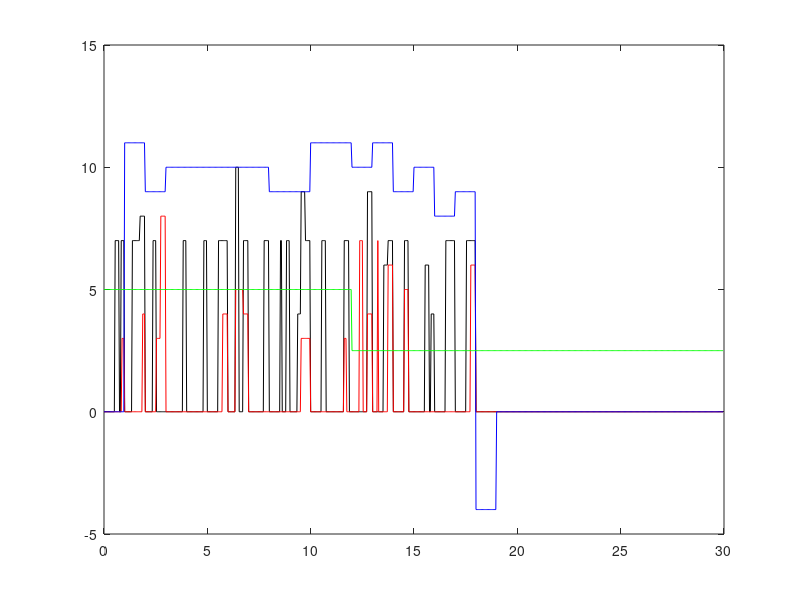

This chart was generated by the following MATLAB code:
tehdit = [0 0 0 0 0 0 0 0 0 0 0 0 0 7 7 7 7 7 0 0 7 7 7 7 0 0 0 0 0 0 0 0 0 7 7 7 7 7 7 7 7 7 8 8 8 8 8 8 0 0 0 0 0 0 0 0 0 7 7 7 7 0 0 0 0 0 0 0 0 0 0 0 0 0 0 0 0 0 0 0 0 0 0 0 0 0 0 0 0 0 0 0 7 7 7 7 0 0 0 0 0 0 0 0 0 0 0 0 0 0 0 0 0 0 0 0 7 7 7 7 0 0 0 0 0 0 0 0 0 0 0 0 0 7 7 7 7 7 7 7 7 7 7 7 0 0 0 0 0 0 0 0 0 10 10 10 10 0 0 0 0 0 7 7 7 7 7 7 0 0 0 0 0 0 0 0 0 0 0 0 0 0 0 0 0 0 7 7 7 7 7 7 0 0 0 0 0 0 0 0 0 0 0 0 0 7 7 0 0 0 0 0 7 7 7 7 0 0 0 0 0 0 0 0 0 4 4 4 4 9 9 9 9 9 7 7 7 7 7 7 0 0 0 0 0 0 0 0 0 0 0 0 0 7 7 7 7 7 0 0 0 0 0 0 0 0 0 0 0 0 0 0 0 0 0 0 0 0 0 7 7 7 7 7 7 0 0 0 0 0 0 0 0 0 0 0 0 0 0 0 0 0 0 0 0 0 9 9 9 9 9 9 0 0 0 0 0 0 0 0 0 0 0 0 0 6 6 6 6 6 7 7 7 7 7 7 0 0 0 0 0 0 0 0 0 0 0 0 0 7 7 7 7 7 0 0 0 0 0 0 0 0 0 0 0 0 0 0 0 0 0 0 0 6 6 6 6 6 0 0 4 4 4 4 0 0 0 0 0 0 0 0 0 0 0 0 0 7 7 7 7 7 7 7 7 7 7 7 0 0 0 0 0 0 0 0 0 0 0 0 0 7 7 7 7 7 7 7 7 7 7 7 0 0 0 0 0 0 0 0 0 0 0 0 0 0 0 0 0 0 0 0 0 0 0 0 0 0 0 0 0 0 0 0 0 0 0 0 0 0 0 0 0 0 0 0 0 0 0 0 0 0 0 0 0 0 0 0 0 0 0 0 0 0 0 0 0 0 0 0 0 0 0 0 0 0 0 0 0 0 0 0 0 0 0 0 0 0 0 0 0 0 0 0 0 0 0 0 0 0 0 0 0 0 0 0 0 0 0 0 0 0 0 0 0 0 0 0 0 0 0 0 0 0 0 0 0 0 0 0 0 0 0 0 0 0 0 0 0 0 0 0 0 0 0 0 0 0 0 0 0 0 0 0 0 0 0 0 0 0 0 0 0 0 0 0 0 0 0 0 0 0 0 0 0 0 0 0 0 0 0 0 0 0 0 0 0 0 0 0 0 0 0 0 0 0 0 0 0 0 0 0 0 0 0 0 0 0 0 0 0 0 0 0 0 0 0 0 0 0 0 0 0 0 0 0 0 0 0 0 0 0 0 0 0 0 0 0 0 0 0 0 0 0 0 0 0 0 0 0 0 0 0 0 0 0 0 0 0 0 0 0 0 0 0 0 0 0 0 0 0 0 0 0 0 0 0 0 0 0 0 0 0 0 0 0 0 0 0 0]
headache = [0 0 0 0 0 0 0 0 0 0 0 0 0 0 0 0 0 0 0 0 0 3 3 3 0 0 0 0 0 0 0 0 0 0 0 0 0 0 0 0 0 0 0 0 0 4 4 4 0 0 0 0 0 0 0 0 0 0 0 0 0 3 3 3 3 3 8 8 8 8 8 8 0 0 0 0 0 0 0 0 0 0 0 0 0 0 0 0 0 0 0 0 0 0 0 0 0 0 0 0 0 0 0 0 0 0 0 0 0 0 0 0 0 0 0 0 0 0 0 0 0 0 0 0 0 0 0 0 0 0 0 0 0 0 0 0 0 0 4 4 4 4 4 4 0 0 0 0 0 0 0 0 0 5 5 5 5 5 5 5 5 5 4 4 4 4 4 4 0 0 0 0 0 0 0 0 0 0 0 0 0 0 0 0 0 0 0 0 0 0 0 0 0 0 0 0 0 0 0 0 0 0 0 0 0 0 0 0 0 0 0 0 0 0 0 0 0 0 0 0 0 0 0 0 0 0 0 0 0 3 3 3 3 3 3 3 3 3 3 3 0 0 0 0 0 0 0 0 0 0 0 0 0 0 0 0 0 0 0 0 0 0 0 0 0 0 0 0 0 0 0 0 0 0 0 0 0 0 0 3 3 3 0 0 0 0 0 0 0 0 0 0 0 0 0 0 0 7 7 7 7 0 0 0 0 0 4 4 4 4 4 4 0 0 0 0 0 0 7 0 0 0 0 0 0 0 0 0 0 0 6 6 6 6 6 6 0 0 0 0 0 0 0 0 0 0 0 0 0 5 5 5 5 5 0 0 0 0 0 0 0 0 0 0 0 0 0 0 0 0 0 0 0 0 0 0 0 0 0 0 0 0 0 0 0 0 0 0 0 0 0 0 0 0 0 0 0 0 0 0 0 0 0 0 0 0 0 0 0 0 0 0 0 0 0 0 0 0 0 0 0 0 0 0 0 0 6 6 6 6 6 6 0 0 0 0 0 0 0 0 0 0 0 0 0 0 0 0 0 0 0 0 0 0 0 0 0 0 0 0 0 0 0 0 0 0 0 0 0 0 0 0 0 0 0 0 0 0 0 0 0 0 0 0 0 0 0 0 0 0 0 0 0 0 0 0 0 0 0 0 0 0 0 0 0 0 0 0 0 0 0 0 0 0 0 0 0 0 0 0 0 0 0 0 0 0 0 0 0 0 0 0 0 0 0 0 0 0 0 0 0 0 0 0 0 0 0 0 0 0 0 0 0 0 0 0 0 0 0 0 0 0 0 0 0 0 0 0 0 0 0 0 0 0 0 0 0 0 0 0 0 0 0 0 0 0 0 0 0 0 0 0 0 0 0 0 0 0 0 0 0 0 0 0 0 0 0 0 0 0 0 0 0 0 0 0 0 0 0 0 0 0 0 0 0 0 0 0 0 0 0 0 0 0 0 0 0 0 0 0 0 0 0 0 0 0 0 0 0 0 0 0 0 0 0 0 0 0 0 0 0 0 0 0 0 0 0 0 0 0 0 0 0 0 0 0 0 0 0 0 0 0 0 0 0 0 0 0 0 0 0 0 0 0 0 0 0 0 0 0 0 0 0 0 0 0 0 0 0 0 0 0 0 0 0 0 0 0 0 0]
sleepHours = [0 0 0 0 0 0 0 0 0 0 0 0 0 0 0 0 0 0 0 0 0 0 0 0 11 11 11 11 11 11 11 11 11 11 11 11 11 11 11 11 11 11 11 11 11 11 11 11 9 9 9 9 9 9 9 9 9 9 9 9 9 9 9 9 9 9 9 9 9 9 9 9 10 10 10 10 10 10 10 10 10 10 10 10 10 10 10 10 10 10 10 10 10 10 10 10 10 10 10 10 10 10 10 10 10 10 10 10 10 10 10 10 10 10 10 10 10 10 10 10 10 10 10 10 10 10 10 10 10 10 10 10 10 10 10 10 10 10 10 10 10 10 10 10 10 10 10 10 10 10 10 10 10 10 10 10 10 10 10 10 10 10 10 10 10 10 10 10 10 10 10 10 10 10 10 10 10 10 10 10 10 10 10 10 10 10 10 10 10 10 10 10 9 9 9 9 9 9 9 9 9 9 9 9 9 9 9 9 9 9 9 9 9 9 9 9 9 9 9 9 9 9 9 9 9 9 9 9 9 9 9 9 9 9 9 9 9 9 9 9 11 11 11 11 11 11 11 11 11 11 11 11 11 11 11 11 11 11 11 11 11 11 11 11 11 11 11 11 11 11 11 11 11 11 11 11 11 11 11 11 11 11 11 11 11 11 11 11 10 10 10 10 10 10 10 10 10 10 10 10 10 10 10 10 10 10 10 10 10 10 10 10 11 11 11 11 11 11 11 11 11 11 11 11 11 11 11 11 11 11 11 11 11 11 11 11 9 9 9 9 9 9 9 9 9 9 9 9 9 9 9 9 9 9 9 9 9 9 9 9 10 10 10 10 10 10 10 10 10 10 10 10 10 10 10 10 10 10 10 10 10 10 10 10 8 8 8 8 8 8 8 8 8 8 8 8 8 8 8 8 8 8 8 8 8 8 8 8 9 9 9 9 9 9 9 9 9 9 9 9 9 9 9 9 9 9 9 9 9 9 9 9 -4 -4 -4 -4 -4 -4 -4 -4 -4 -4 -4 -4 -4 -4 -4 -4 -4 -4 -4 -4 -4 -4 -4 -4 0 0 0 0 0 0 0 0 0 0 0 0 0 0 0 0 0 0 0 0 0 0 0 0 0 0 0 0 0 0 0 0 0 0 0 0 0 0 0 0 0 0 0 0 0 0 0 0 0 0 0 0 0 0 0 0 0 0 0 0 0 0 0 0 0 0 0 0 0 0 0 0 0 0 0 0 0 0 0 0 0 0 0 0 0 0 0 0 0 0 0 0 0 0 0 0 0 0 0 0 0 0 0 0 0 0 0 0 0 0 0 0 0 0 0 0 0 0 0 0 0 0 0 0 0 0 0 0 0 0 0 0 0 0 0 0 0 0 0 0 0 0 0 0 0 0 0 0 0 0 0 0 0 0 0 0 0 0 0 0 0 0 0 0 0 0 0 0 0 0 0 0 0 0 0 0 0 0 0 0 0 0 0 0 0 0 0 0 0 0 0 0 0 0 0 0 0 0 0 0 0 0 0 0 0 0 0 0 0 0 0 0 0 0 0 0 0 0 0 0 0 0 0 0 0 0 0 0 0 0 0 0 0 0 0 0 0 0 0 0 0 0 0 0 0 0 0 0 0 0 0 0 0 0 0 0 0 0 0 0 0 0 0 0]
PillDose = [50 50 50 50 50 50 50 50 50 50 50 50 50 50 50 50 50 50 50 50 50 50 50 50 50 50 50 50 50 50 50 50 50 50 50 50 50 50 50 50 50 50 50 50 50 50 50 50 50 50 50 50 50 50 50 50 50 50 50 50 50 50 50 50 50 50 50 50 50 50 50 50 50 50 50 50 50 50 50 50 50 50 50 50 50 50 50 50 50 50 50 50 50 50 50 50 50 50 50 50 50 50 50 50 50 50 50 50 50 50 50 50 50 50 50 50 50 50 50 50 50 50 50 50 50 50 50 50 50 50 50 50 50 50 50 50 50 50 50 50 50 50 50 50 50 50 50 50 50 50 50 50 50 50 50 50 50 50 50 50 50 50 50 50 50 50 50 50 50 50 50 50 50 50 50 50 50 50 50 50 50 50 50 50 50 50 50 50 50 50 50 50 50 50 50 50 50 50 50 50 50 50 50 50 50 50 50 50 50 50 50 50 50 50 50 50 50 50 50 50 50 50 50 50 50 50 50 50 50 50 50 50 50 50 50 50 50 50 50 50 50 50 50 50 50 50 50 50 50 50 50 50 50 50 50 50 50 50 50 50 50 50 50 50 50 50 50 50 50 50 50 50 50 50 50 50 50 50 50 50 50 50 50 50 50 50 50 50 25 25 25 25 25 25 25 25 25 25 25 25 25 25 25 25 25 25 25 25 25 25 25 25 25 25 25 25 25 25 25 25 25 25 25 25 25 25 25 25 25 25 25 25 25 25 25 25 25 25 25 25 25 25 25 25 25 25 25 25 25 25 25 25 25 25 25 25 25 25 25 25 25 25 25 25 25 25 25 25 25 25 25 25 25 25 25 25 25 25 25 25 25 25 25 25 25 25 25 25 25 25 25 25 25 25 25 25 25 25 25 25 25 25 25 25 25 25 25 25 25 25 25 25 25 25 25 25 25 25 25 25 25 25 25 25 25 25 25 25 25 25 25 25 25 25 25 25 25 25 25 25 25 25 25 25 25 25 25 25 25 25 25 25 25 25 25 25 25 25 25 25 25 25 25 25 25 25 25 25 25 25 25 25 25 25 25 25 25 25 25 25 25 25 25 25 25 25 25 25 25 25 25 25 25 25 25 25 25 25 25 25 25 25 25 25 25 25 25 25 25 25 25 25 25 25 25 25 25 25 25 25 25 25 25 25 25 25 25 25 25 25 25 25 25 25 25 25 25 25 25 25 25 25 25 25 25 25 25 25 25 25 25 25 25 25 25 25 25 25 25 25 25 25 25 25 25 25 25 25 25 25 25 25 25 25 25 25 25 25 25 25 25 25 25 25 25 25 25 25 25 25 25 25 25 25 25 25 25 25 25 25 25 25 25 25 25 25 25 25 25 25 25 25 25 25 25 25 25 25 25 25 25 25 25 25 25 25 25 25 25 25 25 25 25 25 25 25 25 25 25 25 25 25 25 25 25 25 25 25 25 25 25 25 25 25 25 25 25 25 25 25 25 25 25 25 25 25 25 25 25 25 25 25 25 25 25 25 25 25 25 25 25 25 25 25 25 25 25 25 25 25 25 25 25 25 25 25 25 25 25 25 25 25 25 25 25 25 25 25 25 25 25 25 25 25 25 25 25 25 25 25]

time=0:1/24:30-1/24
plot(time,tehdit,'k',time,headache,'r', time,sleepHours, 'b',time,PillDose/10,'g')
